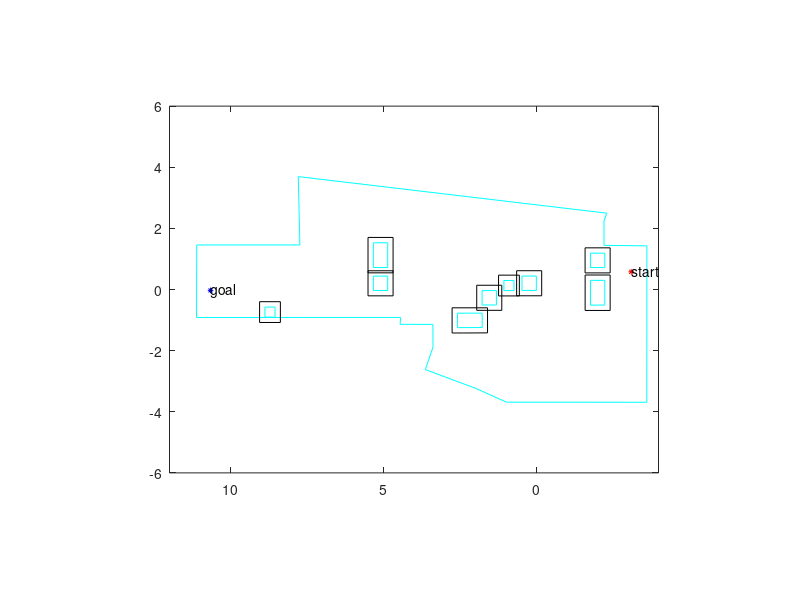

MATLAB code to generate this figure: (Note: this script raises an error after producing the figure.)
%%%%%%%%%%%%%%%%%%%%%%%%%%%%%%%%%%%%%%%%%%%%%%%%%%%%%%%%%%%
% COMS W4733 Computational Aspects of Robotics 2015
%
% Homework 4
%
% Team number: 24
% Team leader: Chia-Jung Lin (cl3295)
% Team members: Cheng Zhang (cz2398), Ming-Ching Chu (mc4107)
% 
%%%%%%%%%%%%%%%%%%%%%%%%%%%%%%%%%%%%%%%%%%%%%%%%%%%%%%%%%%%

% main function
function hw4_part1()
    global coordinates
    global dimension
    global n_total_vertices
    global start_point
    global goal_point
    global E_obstacles
    global figHandle
    global wall
    global xG
    global yG
    global dimG
    
    global vertex_list_x
    global vertex_list_y
    
    E_obstacles = [];
    n_total_vertices = 0;
    fileID = fopen('hw4_world_and_obstacles_convex.txt','r');
    formatSpec = '%f';
    coor_list = fscanf(fileID,formatSpec);
    N = coor_list(1)-1;
    idx = 2;
    dimension = zeros(1, N);
    coordinates = zeros(20, 2*N);
    
    % plot
    figHandle = figure;
    
    % store wall vertices somewhere else
    wall = [];
    m = coor_list(idx);
    idx = idx + 1;
    for i = 1:m
        wall = [wall; [coor_list(idx), coor_list(idx+1)]];
        idx = idx + 2;
    end
    
    for n = 1:N
        m = coor_list(idx);
        dimension(n) = m;
        for i = 1:m
            idx = idx + 1;
            coordinates(i, 1 + (n-1)*2) = coor_list(idx);
            
            idx = idx + 1;
            coordinates(i, 2 * n) = coor_list(idx);
            
            n_total_vertices = n_total_vertices + 1;
        end
        plot(coordinates(1:m, 1 + (n-1)*2), coordinates(1:m, 2 * n), 'c');
        hold on;
        plot([coordinates(1, 1 + (n-1)*2), coordinates(m, 1 + (n-1)*2)],...
            [coordinates(1, 2 * n), coordinates(m, 2 * n)], 'c');
        hold on;
        idx = idx + 1;
    end
    
    % wall
    x = wall(:, 1);
    y = wall(:, 2);
    plot(x,y,'c');
    hold on;
    plot([wall(end, 1), wall(1, 1)], [wall(end, 2), wall(1, 2)], 'c');
    hold on;
%     axis([-6 6 -4 12]);
    axis equal;

 
    figure(figHandle);
    
    %%%%%%%%%%%%%%%%%%%%%%
    % Grow Obstacles
    %%%%%%%%%%%%%%%%%%%%%%
    M = N;
    obs_dim = dimension(1:end);
    obs = coordinates(1:end,1:end);
    robot = [0,0;-0.35,0;-0.35,-0.35;0,-0.35];
    [Gobs,Gdim] = Obj_grow(obs,M,obs_dim,robot);
    for i = 1:M
        x = Gobs(1:Gdim(i),2*i-1);
        y = Gobs(1:Gdim(i),2*i);
        k{i} = convhull(x,y);
        coor_x{i} = x(k{i});
        coor_y{i} = y(k{i});
        [xG{i},yG{i},dimG(i)] = removeP(coor_x{i},coor_y{i});
        xG{i} = xG{i} - 0.35/2;
        yG{i} = yG{i} - 0.35/2;
        plot(xG{i},yG{i},'k')
        hold on;
        plot([xG{i}(end), xG{i}(1)], [yG{i}(end), yG{i}(1)], 'k');
        hold on;        
    end
    axis([-6 6 -4 12]);
    axis equal;
     

    % add in start and goal
    fileID = fopen('hw4_start_goal.txt','r');
    formatSpec = '%f';
    start_end = fscanf(fileID,formatSpec);
    start_point = [start_end(1), start_end(2)];
    goal_point = [start_end(3), start_end(4)];
    plot(start_point(1), start_point(2),'*', 'MarkerEdgeColor','r', 'MarkerSize', 4);
    text(start_point(1), start_point(2),'start');
    hold on;
    plot(goal_point(1), goal_point(2), '*', 'MarkerEdgeColor','b', 'MarkerSize', 4);
    text(goal_point(1), goal_point(2),'goal');
    axis equal;
    camroll(90)
    
    % compute visibility graph
    [grown_vertex_n, V_graph] = build_vgraph();
    
    % shortest path
    path = dijkstra(V_graph, [grown_vertex_n + 1, grown_vertex_n + 2]);
    
    x = [];
    y = [];
    
    for p = 2:length(path)
        i = path(p-1);
        j = path(p);
        plot([vertex_list_x(i), vertex_list_x(j)],...
             [vertex_list_y(i), vertex_list_y(j)],'r');
        plot (vertex_list_x(j), vertex_list_y(j), 'r.');
        x = [x, vertex_list_x(j) - start_point(1)];
        y = [y, vertex_list_y(j) - start_point(2)];
    end
    x
    y
end

% N is the number of obstacle,obs_dim is array contains the dimension of
% each obstacle; obs and rob are vertices matrix
function [Gobs,Gdim] = Obj_grow(obs,N,obs_dim,rob)
% The vertice with coordinate (0,0) is the reference point
    rob_dim = length(rob);
    Gdim = obs_dim;
    Gobs = obs;
    rob = -rob;         % Flip
    for i = 1:N
        row = obs_dim(i)+1;
        for j = 1:obs_dim(i)
            for k = 2:rob_dim
                Gobs(row,2*i-1) = Gobs(j,2*i-1) + rob(k,1);
                Gobs(row,2*i) = Gobs(j,2*i) + rob(k,2);
                row = row+1;
                Gdim(i) = Gdim(i)+1;
            end
        end
    end
end

function [Rx,Ry,j] = removeP(x,y)
    dim = length(x);
    j = 1;
    vec_SS = [x(2)-x(1),y(2)-y(1)];
    vec_S = vec_SS;
    S = 1;
    for i = 2:dim
        vec = [x(i)-x(S),y(i)-y(S)];
        cosin = dot(vec,vec_S)/(norm(vec)*norm(vec_S));
        if(cosin == 1)
            continue;
        else
            Rx(j) = x(i-1);
            Ry(j) = y(i-1);
            j = j+1;
            S = i-1;
            vec_S = [x(i)-x(S),y(i)-y(S)];
        end
    end
    cosin = dot(vec_S,vec_SS)/(norm(vec_S)*norm(vec_SS));
    if cosin ~= 1
        Rx(j) = x(1);Ry(j) = y(1);
        j = j+1;
    end
    j = j-1;    
end

function [grown_vertex_n, V_graph] = build_vgraph()
    global dimension
    global vertex_list_x
    global vertex_list_y
    global start_point
    global goal_point
    global E_obstacles
    global figHandle
    global wall
    global xG
    global yG
    
    % pre-computations
     
    N = length(dimension);
    banned_list = [];
    vertex_list_x = [];
    vertex_list_y = [];
    
    idx = 0;
    for i = 1:N
        cx = xG{i};
        cy = yG{i};
        d = length(cx);

        vertex_list_x = [vertex_list_x, cx];
        vertex_list_y = [vertex_list_y, cy];
        
        for j = 1 : d - 1
            for k = j+1 : d
                E_obstacles = [E_obstacles; [idx + j, idx + k]];
            end
        end
        
        % check if grown vertex is inside the polygon of other obstacles
        for v = 1:d
            x = cx(v);
            y = cy(v);
            for ii = 1:N
                if ii == i
                    continue;
                end
                if inpolygon(x,y,xG{ii},yG{ii}) % vertex (idx+v) is not accessable
                    banned_list = [banned_list idx + v];
%                     plot (x, y, 'r*');
%                     hold on;
                end
            end
            
            % check if grown vertex is still inside walls (check diameter)
            if ~inpolygon(x - 0.35/2, y - 0.35/2, wall(:, 1)', wall(:, 2)') ||...
               ~inpolygon(x + 0.35/2, y + 0.35/2, wall(:, 1)', wall(:, 2)')
                banned_list = [banned_list idx + v];
%                 plot (x, y, 'r*');
%                 hold on;
            end
%             text(vertex_list_x(idx + v), vertex_list_y(idx + v), num2str(idx + v));
        end
        
        idx = idx + d;
        
    end
    
    % number of vertices that belong to obstacles
    grown_vertex_n = idx;
    
    % put start and goal points right behind obstacle points
    vertex_list_x = [vertex_list_x, start_point(1), goal_point(1)];
    vertex_list_y = [vertex_list_y, start_point(2), goal_point(2)];
    idx = idx + 2;
    
    % last, put in wall vertices
    d = size(wall, 1);
    idx = idx + 1;
    for i = 1:d
        vertex_list_x = [vertex_list_x, wall(i, 1)];
        vertex_list_y = [vertex_list_y, wall(i, 2)];
        if i > 1
            E_obstacles = [E_obstacles; [idx, idx - 1]];
        end
        idx = idx + 1;       
    end
    E_obstacles = [E_obstacles; [idx - 1, idx - d]];
    
    
    % initialize v graph
    V_graph = zeros(grown_vertex_n + 2, grown_vertex_n + 2);
    
    % if edge(i, j) doesn't intersect with obstacles, add edge(i, j) to
    % v_graph
    figure(figHandle);
    for i = 1 : grown_vertex_n + 2
       if any(i==banned_list)
           continue;
       end
       for j = i + 1 : grown_vertex_n + 2
           if any(j==banned_list)
            continue;
           end
           add = true;
           for k = 1:size(E_obstacles, 1)
               point1 = [vertex_list_x(E_obstacles(k, 1)), vertex_list_y(E_obstacles(k, 1))];
               point2 = [vertex_list_x(E_obstacles(k, 2)), vertex_list_y(E_obstacles(k, 2))];
               % has intersection
               if isIntersect([point1; point2], ...
                       [vertex_list_x(i), vertex_list_y(i);...
                        vertex_list_x(j), vertex_list_y(j)]) == true
                  add = false;
                  break;
               end              
           end
           if add
               V_graph(i, j) = norm([vertex_list_x(i)-vertex_list_x(j), ...
                                    vertex_list_y(i)-vertex_list_y(j)]);
               V_graph(j, i) = V_graph(i, j);
               plot([vertex_list_x(i), vertex_list_x(j)],...
                   [vertex_list_y(i), vertex_list_y(j)],...
                   'b');
               hold on;
           end
           
       end
    end
    
end
